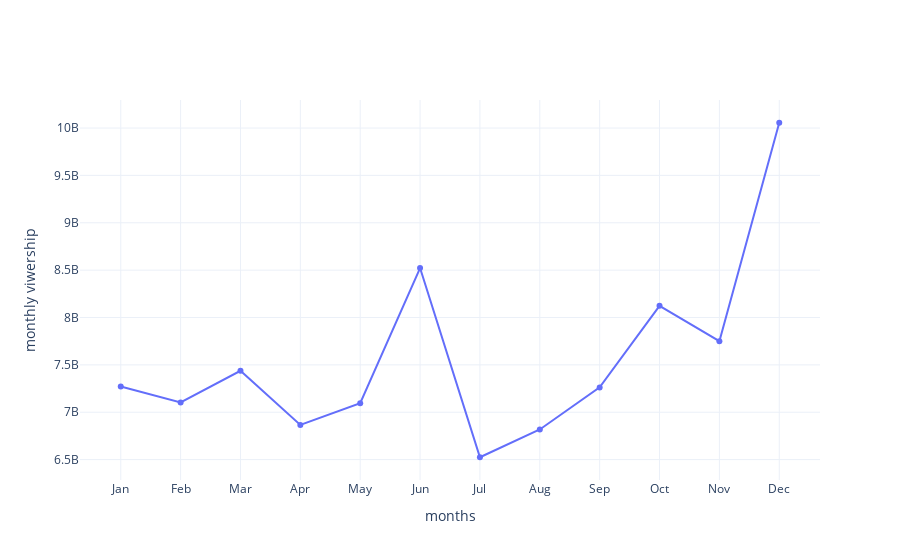

This figure's notebook cell:
### Code cell
fig = go.Figure(data=[
    go.Scatter(
    x = monthly_viwership.index,
    y = monthly_viwership.values,
    mode = 'lines+markers')
])

fig = fig.update_layout(
    xaxis_title = 'months',
    yaxis_title = 'monthly viwership',
        xaxis=dict(
        tickmode='array',
        tickvals=list(range(1, 13)),
        ticktext=['Jan', 'Feb', 'Mar', 'Apr', 'May', 'Jun', 'Jul', 'Aug', 'Sep', 'Oct', 'Nov', 'Dec']
    ),
)

fig.show()

### Figure 1 — Plotly figure (JSON) as saved in the notebook; plotly's stock layout.template omitted (floating-point values rounded to 4 significant figures)
{"data": [{"mode": "lines+markers", "type": "scatter", "x": [1, 2, 3, 4, 5, 6, 7, 8, 9, 10, 11, 12], "y": [7271600000, 7103700000, 7437100000, 6865700000, 7094600000, 8522000000, 6524800000, 6817800000, 7262200000, 8123200000, 7749500000, 10055800000]}], "layout": {"xaxis": {"tickmode": "array", "ticktext": ["Jan", "Feb", "Mar", "Apr", "May", "Jun", "Jul", "Aug", "Sep", "Oct", "Nov", "Dec"], "tickvals": [1, 2, 3, 4, 5, 6, 7, 8, 9, 10, 11, 12], "title": {"text": "months"}}, "yaxis": {"title": {"text": "monthly viwership"}}}}
